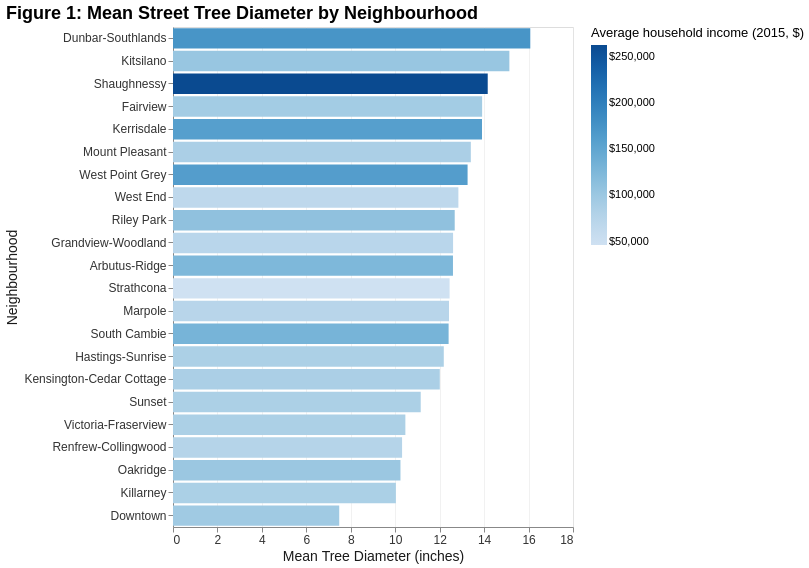

The code cell stored with this chart in its notebook:
### Code cell
fig1 = alt.Chart(neighbourhood_summary, title='Figure 1: Mean Street Tree Diameter by Neighbourhood').mark_bar().encode(
    x=alt.X('mean_diameter:Q', title='Mean Tree Diameter (inches)'),
    y=alt.Y('neighbourhood_name:N', title='Neighbourhood', sort='-x'),
    color=alt.Color('avg_household_income:Q', title='Average household income (2015, $)', scale=alt.Scale(scheme='blues'), legend=alt.Legend(format='$,.0f', titleLimit=250)),
    tooltip=[
        alt.Tooltip('neighbourhood_name:N', title='Neighbourhood'),
        alt.Tooltip('mean_diameter:Q', title='Mean diameter (in)', format='.1f'),
        alt.Tooltip('avg_household_income:Q', title='Avg. household income', format='$,.0f')
    ]
)
fig1_styled = style_chart(fig1, height=500)

fig1_styled

### Figure 1 — Vega-Lite specification as saved in the notebook (floating-point values rounded to 4 significant figures)
{"config": {"view": {"continuousWidth": 300, "continuousHeight": 300}, "axis": {"gridColor": "#e8e8e8", "gridOpacity": 0.6, "labelColor": "#333", "labelFontSize": 12, "titleColor": "#1a1a1a", "titleFontSize": 14, "titleFontWeight": "normal"}, "legend": {"labelFontSize": 11, "titleFontSize": 13, "titleFontWeight": "normal"}, "title": {"anchor": "start", "font": "sans-serif", "fontSize": 18}}, "data": {"name": "data-7fc5fdeed86fe7af8c1981db6047caf0"}, "mark": {"type": "bar"}, "encoding": {"color": {"field": "avg_household_income", "legend": {"format": "$,.0f", "titleLimit": 250}, "scale": {"scheme": "blues"}, "title": "Average household income (2015, $)", "type": "quantitative"}, "tooltip": [{"field": "neighbourhood_name", "title": "Neighbourhood", "type": "nominal"}, {"field": "mean_diameter", "format": ".1f", "title": "Mean diameter (in)", "type": "quantitative"}, {"field": "avg_household_income", "format": "$,.0f", "title": "Avg. household income", "type": "quantitative"}], "x": {"field": "mean_diameter", "title": "Mean Tree Diameter (inches)", "type": "quantitative"}, "y": {"field": "neighbourhood_name", "sort": "-x", "title": "Neighbourhood", "type": "nominal"}}, "height": 500, "title": "Figure 1: Mean Street Tree Diameter by Neighbourhood", "width": 400, "$schema": "https://vega.github.io/schema/vega-lite/v6.4.1.json", "datasets": {"data-7fc5fdeed86fe7af8c1981db6047caf0": [{"neighbourhood_name": "Arbutus-Ridge", "mean_diameter": 12.6, "unique_genera": 30, "dominant_genus": "PRUNUS", "dominant_genus_count": 55, "n_trees": 175, "dominant_genus_pct": 31.43, "pct_single_detached": 38.06, "avg_household_income": 124666}, {"neighbourhood_name": "Downtown", "mean_diameter": 7.48, "unique_genera": 27, "dominant_genus": "ACER", "dominant_genus_count": 61, "n_trees": 171, "dominant_genus_pct": 35.67, "pct_single_detached": 0.0428, "avg_household_income": 96632}, {"neighbourhood_name": "Dunbar-Southlands", "mean_diameter": 16.08, "unique_genera": 36, "dominant_genus": "PRUNUS", "dominant_genus_count": 85, "n_trees": 313, "dominant_genus_pct": 27.16, "pct_single_detached": 62.33, "avg_household_income": 172768}, {"neighbourhood_name": "Fairview", "mean_diameter": 13.91, "unique_genera": 26, "dominant_genus": "ACER", "dominant_genus_count": 51, "n_trees": 134, "dominant_genus_pct": 38.06, "pct_single_detached": 0.3581, "avg_household_income": 93652}, {"neighbourhood_name": "Grandview-Woodland", "mean_diameter": 12.6, "unique_genera": 26, "dominant_genus": "ACER", "dominant_genus_count": 66, "n_trees": 193, "dominant_genus_pct": 34.2, "pct_single_detached": 8.514, "avg_household_income": 72585}, {"neighbourhood_name": "Hastings-Sunrise", "mean_diameter": 12.19, "unique_genera": 37, "dominant_genus": "ACER", "dominant_genus_count": 75, "n_trees": 340, "dominant_genus_pct": 22.06, "pct_single_detached": 31.44, "avg_household_income": 85430}, {"neighbourhood_name": "Kensington-Cedar Cottage", "mean_diameter": 12.01, "unique_genera": 35, "dominant_genus": "ACER", "dominant_genus_count": 90, "n_trees": 375, "dominant_genus_pct": 24.0, "pct_single_detached": 17.43, "avg_household_income": 86821}, {"neighbourhood_name": "Kerrisdale", "mean_diameter": 13.9, "unique_genera": 29, "dominant_genus": "ACER", "dominant_genus_count": 75, "n_trees": 252, "dominant_genus_pct": 29.76, "pct_single_detached": 50.63, "avg_household_income": 159794}, {"neighbourhood_name": "Killarney", "mean_diameter": 10.03, "unique_genera": 32, "dominant_genus": "PRUNUS", "dominant_genus_count": 39, "n_trees": 200, "dominant_genus_pct": 19.5, "pct_single_detached": 16.42, "avg_household_income": 86302}, {"neighbourhood_name": "Kitsilano", "mean_diameter": 15.14, "unique_genera": 36, "dominant_genus": "ACER", "dominant_genus_count": 70, "n_trees": 269, "dominant_genus_pct": 26.02, "pct_single_detached": 6.033, "avg_household_income": 103076}, {"neighbourhood_name": "Marpole", "mean_diameter": 12.42, "unique_genera": 31, "dominant_genus": "PRUNUS", "dominant_genus_count": 66, "n_trees": 236, "dominant_genus_pct": 27.97, "pct_single_detached": 20.05, "avg_household_income": 73490}, {"neighbourhood_name": "Mount Pleasant", "mean_diameter": 13.4, "unique_genera": 32, "dominant_genus": "PRUNUS", "dominant_genus_count": 56, "n_trees": 199, "dominant_genus_pct": 28.14, "pct_single_detached": 2.168, "avg_household_income": 87054}, {"neighbourhood_name": "Oakridge", "mean_diameter": 10.24, "unique_genera": 26, "dominant_genus": "PRUNUS", "dominant_genus_count": 53, "n_trees": 190, "dominant_genus_pct": 27.89, "pct_single_detached": 38.29, "avg_household_income": 100495}, {"neighbourhood_name": "Renfrew-Collingwood", "mean_diameter": 10.31, "unique_genera": 46, "dominant_genus": "ACER", "dominant_genus_count": 82, "n_trees": 384, "dominant_genus_pct": 21.35, "pct_single_detached": 18.86, "avg_household_income": 76941}, {"neighbourhood_name": "Riley Park", "mean_diameter": 12.68, "unique_genera": 33, "dominant_genus": "ACER", "dominant_genus_count": 75, "n_trees": 246, "dominant_genus_pct": 30.49, "pct_single_detached": 25.13, "avg_household_income": 110518}, {"neighbourhood_name": "Shaughnessy", "mean_diameter": 14.16, "unique_genera": 36, "dominant_genus": "ACER", "dominant_genus_count": 67, "n_trees": 226, "dominant_genus_pct": 29.65, "pct_single_detached": 64.57, "avg_household_income": 262760}, {"neighbourhood_name": "South Cambie", "mean_diameter": 12.4, "unique_genera": 27, "dominant_genus": "ACER", "dominant_genus_count": 33, "n_trees": 118, "dominant_genus_pct": 27.97, "pct_single_detached": 27.96, "avg_household_income": 130230}, {"neighbourhood_name": "Strathcona", "mean_diameter": 12.45, "unique_genera": 19, "dominant_genus": "ACER", "dominant_genus_count": 13, "n_trees": 75, "dominant_genus_pct": 17.33, "pct_single_detached": 5.465, "avg_household_income": 46368}, {"neighbourhood_name": "Sunset", "mean_diameter": 11.15, "unique_genera": 32, "dominant_genus": "PRUNUS", "dominant_genus_count": 73, "n_trees": 309, "dominant_genus_pct": 23.62, "pct_single_detached": 16.53, "avg_household_income": 85835}, {"neighbourhood_name": "Victoria-Fraserview", "mean_diameter": 10.46, "unique_genera": 34, "dominant_genus": "PRUNUS", "dominant_genus_count": 94, "n_trees": 292, "dominant_genus_pct": 32.19, "pct_single_detached": 26.06, "avg_household_income": 85722}, {"neighbourhood_name": "West End", "mean_diameter": 12.84, "unique_genera": 23, "dominant_genus": "ACER", "dominant_genus_count": 36, "n_trees": 127, "dominant_genus_pct": 28.35, "pct_single_detached": 0.09717, "avg_household_income": 67432}, {"neighbourhood_name": "West Point Grey", "mean_diameter": 13.26, "unique_genera": 33, "dominant_genus": "ACER", "dominant_genus_count": 45, "n_trees": 176, "dominant_genus_pct": 25.57, "pct_single_detached": 40.39, "avg_household_income": 161576}]}}
